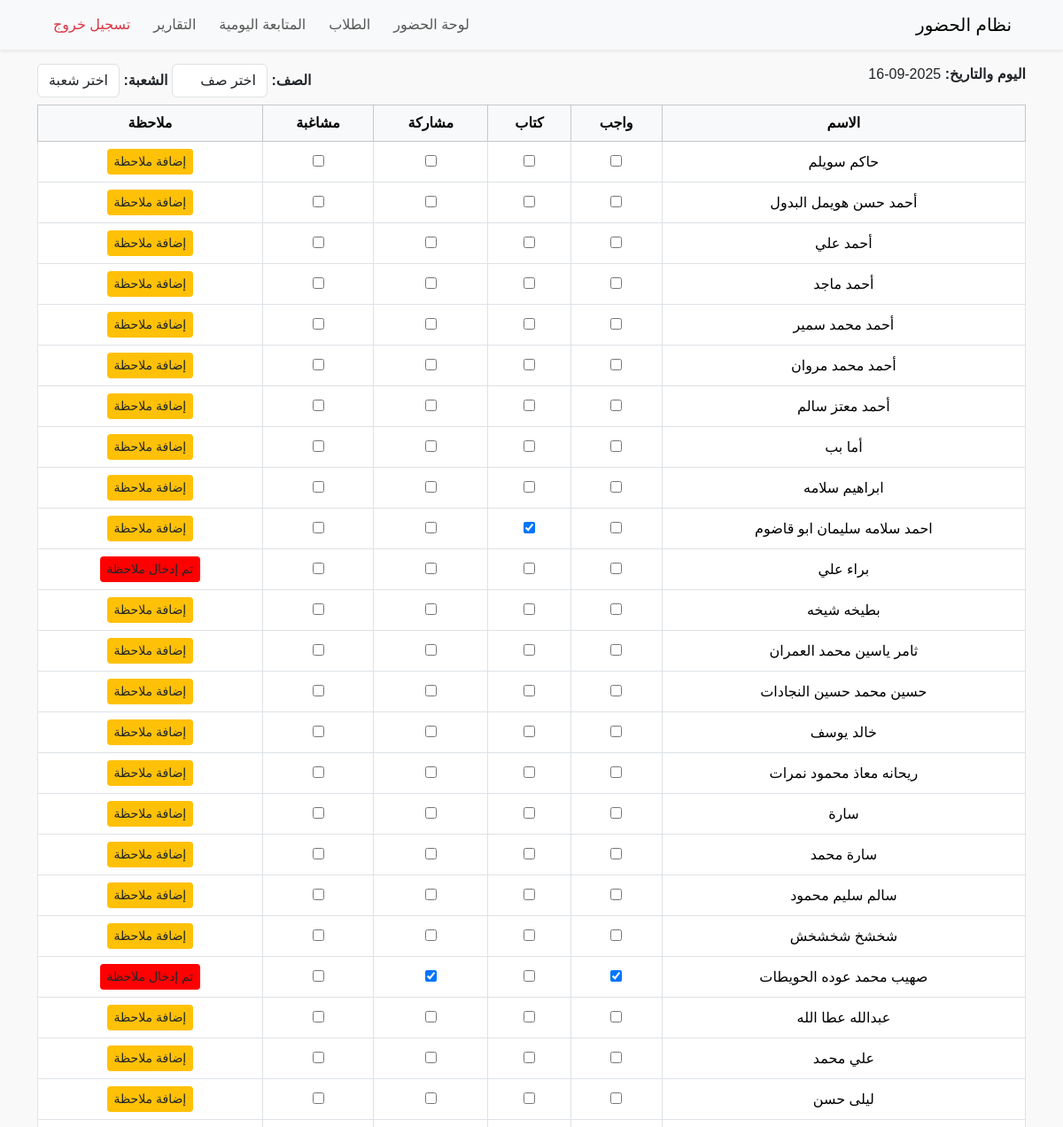
Before: /tracking (upper part) with the older database file.
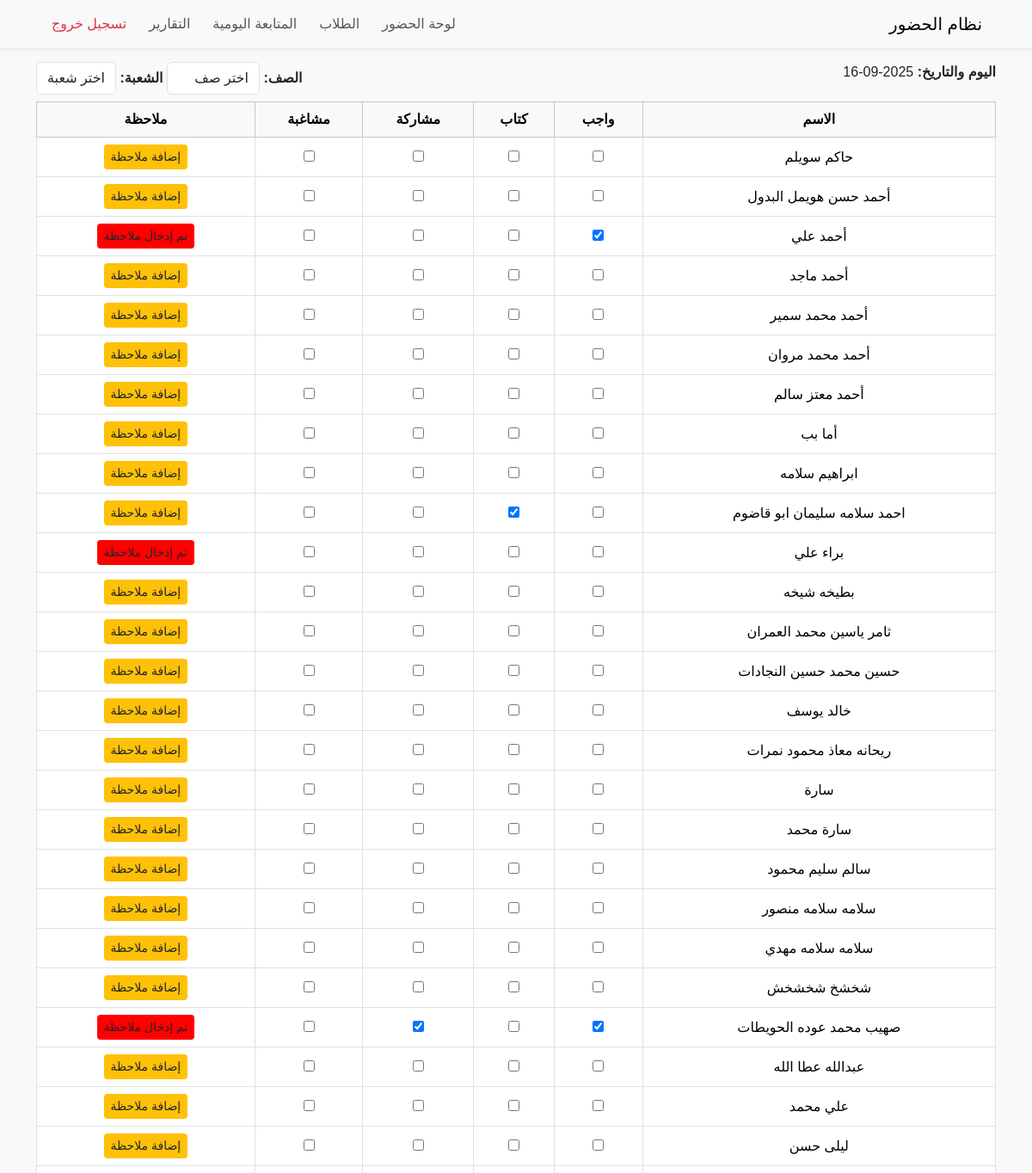
After: the same page with the newer database file.
### tables this page shows
CREATE TABLE students (
    id INTEGER PRIMARY KEY AUTOINCREMENT,
    student_name TEXT NOT NULL,
    username TEXT,
    password TEXT
, class_name TEXT, section TEXT);

CREATE TABLE student_tracking (
    id INTEGER PRIMARY KEY AUTOINCREMENT,
    student_id INTEGER NOT NULL,
    date TEXT NOT NULL,
    homework INTEGER DEFAULT 0,
    book INTEGER DEFAULT 0,
    participation INTEGER DEFAULT 0,
    misbehavior INTEGER DEFAULT 0,
    note TEXT,
    FOREIGN KEY(student_id) REFERENCES students(id)
);

### tracking.py (the view)
def tracking_page():
    conn = get_db_connection()
    today = date.today().isoformat()
    students = conn.execute("SELECT * FROM students ORDER BY student_name").fetchall()
    rows = conn.execute("SELECT * FROM student_tracking WHERE date=?", (today,)).fetchall()
    records = {r['student_id']: r for r in rows}
    classes = [row['class_name'] for row in conn.execute("SELECT DISTINCT class_name FROM students").fetchall()]
    sections = [row['section'] for row in conn.execute("SELECT DISTINCT section FROM students").fetchall()]
    conn.close()
    return render_template(
        "tracking.html",
        students=students,
        records=records,
        today=today,
        classes=classes,
        sections=sections
    )

### db.py (called while the page is built)
def get_db_connection():
    conn = sqlite3.connect(DB_PATH)
    conn.row_factory = sqlite3.Row
    return conn

### templates/tracking.html (shortened to what this page needs)
{% include 'partials/header.html' %}
{% include 'partials/navbar.html' %}
<div class="container my-3">
    <div class="d-flex justify-content-between mb-2">
        <div><strong>اليوم والتاريخ: </strong> {{ today }}</div>
        <div>
            <strong>الصف: </strong>
            <select id="classSelect" class="form-control d-inline-block w-auto">
                <option value="">اختر صف</option>
            </select>
            <strong>الشعبة: </strong>
            <select id="sectionSelect" class="form-control d-inline-block w-auto">
                <option value="">اختر شعبة</option>
            </select>
        </div>
    </div>
    <table class="table table-bordered" id="trackingTable">
        <thead class="table-light">
            <tr>
                <th>الاسم</th>
                <th>واجب</th>
                <th>كتاب</th>
                <th>مشاركة</th>
                <th>مشاغبة</th>
                <th>ملاحظة</th>
            </tr>
        </thead>
        <tbody>
            {% for student in students %}
            {% set rec = records.get(student.id, {}) %}
            <tr data-class="{{ student.class_name }}" data-section="{{ student.section }}">
                <td>{{ student.student_name }}</td>
                <td><input type="checkbox" class="track-checkbox" data-student="{{ student.id }}" data-field="homework" {% if rec.homework %}checked{% endif %}></td>
                <td><input type="checkbox" class="track-checkbox" data-student="{{ student.id }}" data-field="book" {% if rec.book %}checked{% endif %}></td>
                <td><input type="checkbox" class="track-checkbox" data-student="{{ student.id }}" data-field="participation" {% if rec.participation %}checked{% endif %}></td>
                <td><input type="checkbox" class="track-checkbox" data-student="{{ student.id }}" data-field="misbehavior" {% if rec.misbehavior %}checked{% endif %}></td>
                <td>
                    <button class="btn btn-sm btn-warning note-btn" data-student="{{ student.id }}" {% if rec.note %}style="background:red"{% endif %}>
                        {% if rec.note %}تم إدخال ملاحظة{% else %}إضافة ملاحظة{% endif %}
                    </button>
                </td>
            </tr>
            {% endfor %}
        </tbody>
    </table>
</div>
{% include 'partials/footer.html' %}

Changed rows visible on the page:
computed for students "أحمد علي": id "☐" → "☑"; text "إضافة ملاحظة" → "تم إدخال ملاحظة"
added students: student_name "سلامه سلامه منصور", shows "إضافة ملاحظة"
added students: student_name "سلامه سلامه مهدي", shows "إضافة ملاحظة"
